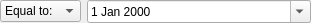
<?xml version="1.0" encoding="UTF-8"?>
<ui version="4.0">
 <class>DateQuery</class>
 <widget class="QWidget" name="DateQuery">
  <property name="geometry">
   <rect>
    <x>0</x>
    <y>0</y>
    <width>282</width>
    <height>20</height>
   </rect>
  </property>
  <property name="windowTitle">
   <string notr="true"/>
  </property>
  <layout class="QHBoxLayout" name="horizontalLayout_4" stretch="0,1">
   <property name="leftMargin">
    <number>0</number>
   </property>
   <property name="topMargin">
    <number>0</number>
   </property>
   <property name="rightMargin">
    <number>0</number>
   </property>
   <property name="bottomMargin">
    <number>0</number>
   </property>
   <item>
    <widget class="QComboBox" name="comboBoxType">
     <property name="sizePolicy">
      <sizepolicy hsizetype="Fixed" vsizetype="Fixed">
       <horstretch>0</horstretch>
       <verstretch>0</verstretch>
      </sizepolicy>
     </property>
     <item>
      <property name="text">
       <string>Equal to:</string>
      </property>
     </item>
     <item>
      <property name="text">
       <string>After:</string>
      </property>
     </item>
     <item>
      <property name="text">
       <string>Before:</string>
      </property>
     </item>
     <item>
      <property name="text">
       <string>Between:</string>
      </property>
     </item>
    </widget>
   </item>
   <item>
    <widget class="QStackedWidget" name="stackedWidget">
     <property name="currentIndex">
      <number>0</number>
     </property>
     <widget class="QWidget" name="pageEq">
      <layout class="QHBoxLayout" name="horizontalLayout">
       <property name="spacing">
        <number>0</number>
       </property>
       <property name="leftMargin">
        <number>0</number>
       </property>
       <property name="topMargin">
        <number>0</number>
       </property>
       <property name="rightMargin">
        <number>0</number>
       </property>
       <property name="bottomMargin">
        <number>0</number>
       </property>
       <item>
        <widget class="QDateEdit" name="dateEditEq">
         <property name="calendarPopup">
          <bool>true</bool>
         </property>
        </widget>
       </item>
      </layout>
     </widget>
     <widget class="QWidget" name="pageGt">
      <layout class="QHBoxLayout" name="horizontalLayout_2">
       <property name="spacing">
        <number>0</number>
       </property>
       <property name="leftMargin">
        <number>0</number>
       </property>
       <property name="topMargin">
        <number>0</number>
       </property>
       <property name="rightMargin">
        <number>0</number>
       </property>
       <property name="bottomMargin">
        <number>0</number>
       </property>
       <item>
        <widget class="QDateEdit" name="dateEditGt">
         <property name="calendarPopup">
          <bool>true</bool>
         </property>
        </widget>
       </item>
      </layout>
     </widget>
     <widget class="QWidget" name="pageLe">
      <layout class="QHBoxLayout" name="horizontalLayout_3">
       <property name="spacing">
        <number>0</number>
       </property>
       <property name="leftMargin">
        <number>0</number>
       </property>
       <property name="topMargin">
        <number>0</number>
       </property>
       <property name="rightMargin">
        <number>0</number>
       </property>
       <property name="bottomMargin">
        <number>0</number>
       </property>
       <item>
        <widget class="QDateEdit" name="dateEditLe">
         <property name="calendarPopup">
          <bool>true</bool>
         </property>
        </widget>
       </item>
      </layout>
     </widget>
     <widget class="QWidget" name="pageBe">
      <layout class="QHBoxLayout" name="horizontalLayout_5">
       <property name="leftMargin">
        <number>0</number>
       </property>
       <property name="topMargin">
        <number>0</number>
       </property>
       <property name="rightMargin">
        <number>0</number>
       </property>
       <property name="bottomMargin">
        <number>0</number>
       </property>
       <item>
        <widget class="QDateEdit" name="dateEditB1">
         <property name="calendarPopup">
          <bool>true</bool>
         </property>
        </widget>
       </item>
       <item>
        <widget class="QLabel" name="labelAnd">
         <property name="sizePolicy">
          <sizepolicy hsizetype="Fixed" vsizetype="Preferred">
           <horstretch>0</horstretch>
           <verstretch>0</verstretch>
          </sizepolicy>
         </property>
         <property name="text">
          <string>And</string>
         </property>
        </widget>
       </item>
       <item>
        <widget class="QDateEdit" name="dateEditB2">
         <property name="calendarPopup">
          <bool>true</bool>
         </property>
        </widget>
       </item>
      </layout>
     </widget>
    </widget>
   </item>
  </layout>
 </widget>
 <resources/>
 <connections>
  <connection>
   <sender>comboBoxType</sender>
   <signal>currentIndexChanged(int)</signal>
   <receiver>stackedWidget</receiver>
   <slot>setCurrentIndex(int)</slot>
   <hints>
    <hint type="sourcelabel">
     <x>57</x>
     <y>12</y>
    </hint>
    <hint type="destinationlabel">
     <x>283</x>
     <y>12</y>
    </hint>
   </hints>
  </connection>
 </connections>
</ui>
